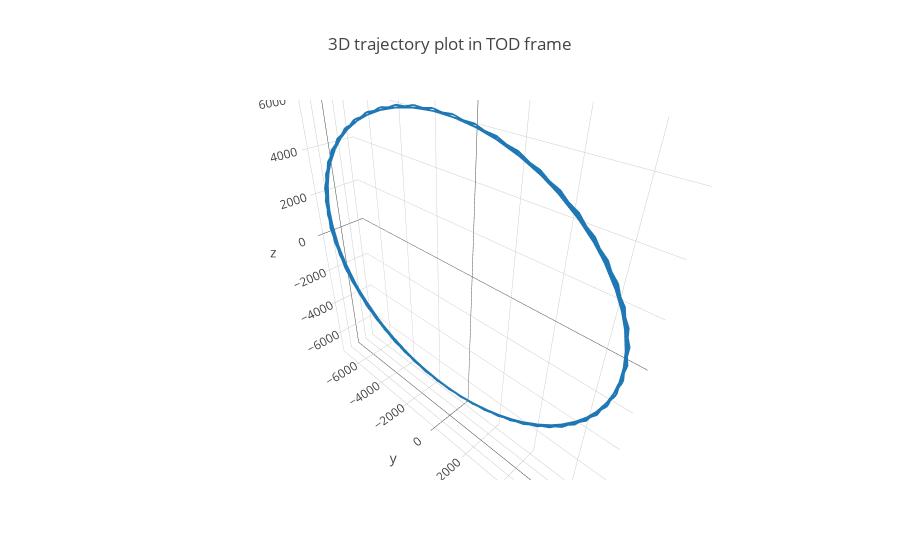

The notebook cell saved with this chart:
### Markdown cell above
3D plot

### Code cell
import plotly.graph_objs as go

trace = go.Scatter3d(
    x = 1e-3 * PV_tod_df['x'],
    y = 1e-3 * PV_tod_df['y'],
    z = 1e-3 * PV_tod_df['z'],
    mode='lines',
    line=dict(
        color='#1f77b4',
        width=3
    )
)

data = [trace]

layout = go.Layout(
    title = '3D trajectory plot in TOD frame',
    scene=dict(
        aspectmode='data'
    )
)

fig = dict(data=data, layout=layout)

py.iplot(fig)

### Figure 1 — Plotly figure (JSON) as saved in the notebook; plotly's stock layout.template omitted (floating-point values rounded to 4 significant figures; data arrays with more than 128 entries replaced by an {"elided": "..."} marker saying what was removed)
{"data": [{"line": {"color": "#1f77b4", "width": 3}, "mode": "lines", "type": "scatter3d", "uid": "db853e65-af5a-40f3-bb1f-7df1ca0a8ea0", "x": {"elided": "288 float values"}, "y": {"elided": "288 float values"}, "z": {"elided": "288 float values"}}], "layout": {"autosize": true, "scene": {"aspectmode": "data", "aspectratio": {"x": 0.3089, "y": 1.803, "z": 1.795}}, "title": {"text": "3D trajectory plot in TOD frame"}}}
